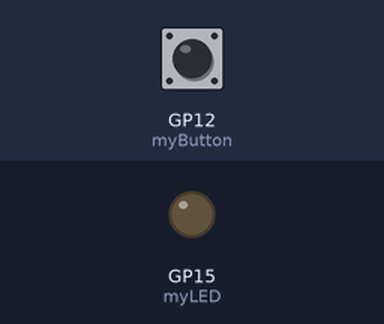
A program run on a simulated Raspberry Pi Pico running MicroPython. Parts: output pins drawn as LEDs (lit = HIGH). Dashed ring = blinking. The test bench sets the inputs (shaded band); at power-on: GP12 (myButton) HIGH.

Above: at 1.2 s.
1.3 s: GP12 (myButton) pulled LOW for 1 s
At 3.3 s:
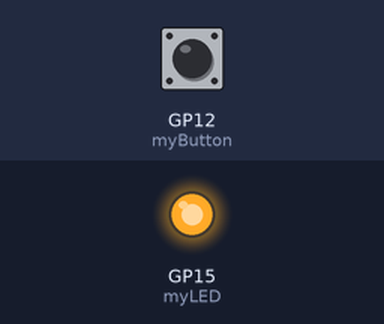
3.8 s: GP12 (myButton) pulled LOW for 0.15 s
At 4.6 s:
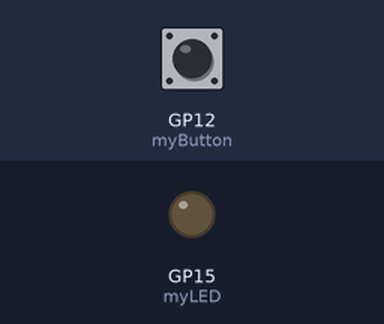
5.4 s: GP12 (myButton) pulled LOW for 3.2 s
At 5.5 s:
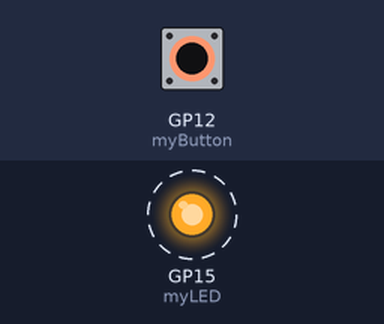
Timing chart, 0 to 9.9 s (numbered marks = the images above; inputs shaded):
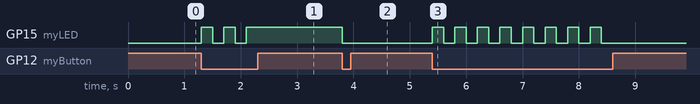

The program:

button_LED.py
```python
# Program to turn an LED on and off with a Button (momentary switch)
# Lori Pfahler
# May 2023

# import modules
from machine import Pin
import utime

# setup button and LED pins
myButton = Pin(12, Pin.IN, Pin.PULL_UP)
myLED = Pin(15, Pin.OUT)

try:
    while True:
        # turn on/off LED when the button is pressed
        if myButton.value() == 0:
            myLED.toggle()
            # must have some sleep time to debounce the button
            utime.sleep(0.2)

except KeyboardInterrupt:
    myLED.off()
```

Measured:
- after the input at 1.3 s, GP15 (myLED): alternates HIGH for 0.20 s and LOW for 0.20 s, 5 changes in all, then stays HIGH, starting at once
- after the input at 3.8 s, GP15 (myLED): HIGH → LOW at once
- after the input at 5.4 s, GP15 (myLED): alternates HIGH for 0.20 s and LOW for 0.20 s, 16 changes in all, then stays LOW, starting at once
